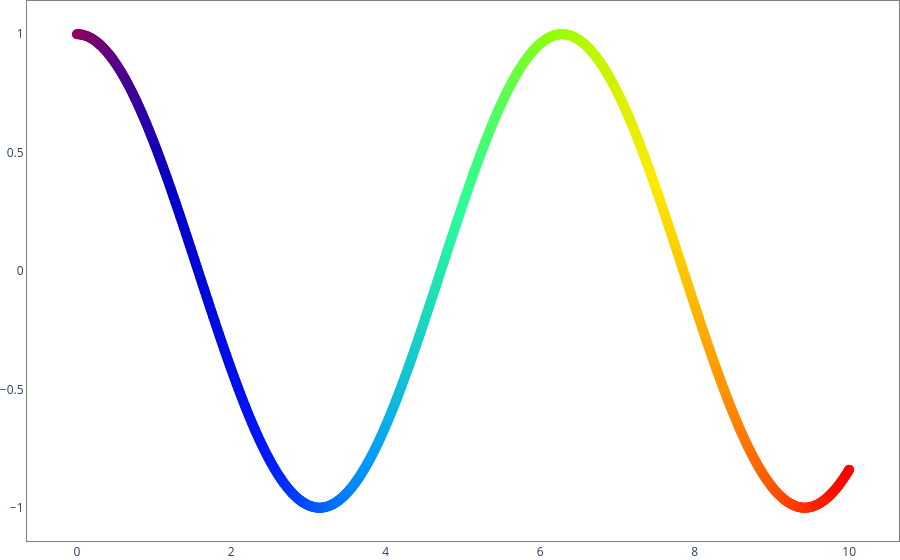

Notebook code cell kept with this figure:
### Code cell
import plotly as plt
import plotly.graph_objects as go
import numpy as np

t = np.linspace(0, 10, 1000)
x, y = t, np.cos(t)

data = go.Scatter(x=x, y=y, mode='markers', marker={'color': x, 'colorscale': 'Rainbow', 'size': 10})

layout = dict(plot_bgcolor='white', margin=dict(t=0, b=0, r=0, l=0, pad=0),
              xaxis=dict(showgrid=False, zeroline=False, mirror=True, linecolor='gray'),
              yaxis=dict(showgrid=False, zeroline=False, mirror=True, linecolor='gray'))

fig = go.Figure(data=data, layout=layout)

fig.show()

### Figure 1 — Plotly figure (JSON) as saved in the notebook; plotly's stock layout.template omitted (floating-point values rounded to 4 significant figures; data arrays with more than 128 entries replaced by an {"elided": "..."} marker saying what was removed)
{"data": [{"marker": {"color": {"elided": "1000 float values"}, "colorscale": [[0, "rgb(150,0,90)"], [0.125, "rgb(0,0,200)"], [0.25, "rgb(0,25,255)"], [0.375, "rgb(0,152,255)"], [0.5, "rgb(44,255,150)"], [0.625, "rgb(151,255,0)"], [0.75, "rgb(255,234,0)"], [0.875, "rgb(255,111,0)"], [1, "rgb(255,0,0)"]], "size": 10}, "mode": "markers", "type": "scatter", "x": {"elided": "1000 float values"}, "y": {"elided": "1000 float values"}}], "layout": {"margin": {"b": 0, "l": 0, "pad": 0, "r": 0, "t": 0}, "plot_bgcolor": "white", "xaxis": {"linecolor": "gray", "mirror": true, "showgrid": false, "zeroline": false}, "yaxis": {"linecolor": "gray", "mirror": true, "showgrid": false, "zeroline": false}}}
